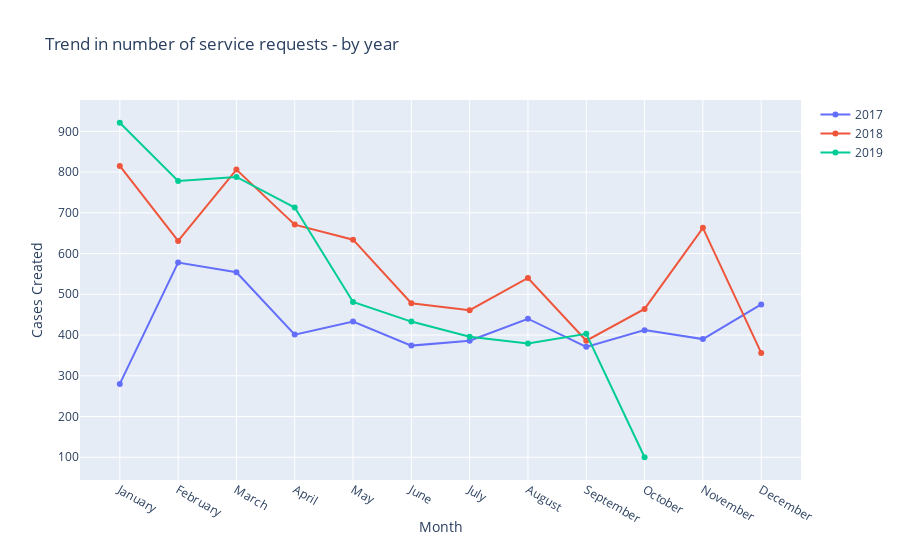

The notebook cell saved with this chart:
### Code cell
# Add data
month = ['January', 'February', 'March', 'April', 'May', 'June', 'July',
         'August', 'September', 'October', 'November', 'December']

#x=df_col_month['month'][2017].index, df_col_month['month'][2018].index


fig = go.Figure()
# Create and style traces
fig.add_trace(go.Scatter(x = month, y=df_col_month['month'][2017].values, name='2017'
                         ))
fig.add_trace(go.Scatter(x=month, y=df_col_month['month'][2018].values, name = '2018'
                         ))
fig.add_trace(go.Scatter(x=month, y=df_col_month['month'][2019].values, name='2019'))
       


# Edit the layout
fig.update_layout(title='Trend in number of service requests - by year',
                   xaxis_title='Month',
                   yaxis_title='Cases Created ')

# Change the bar mode
fig.update_layout(barmode='stack')
#fig.update_xaxes(categoryorder='total descending')
fig.write_html('TypeOfRequest_Yearly.html', auto_open=True)
fig.show()

### Figure 1 — Plotly figure (JSON) as saved in the notebook; plotly's stock layout.template omitted (floating-point values rounded to 4 significant figures)
{"data": [{"name": "2017", "type": "scatter", "x": ["January", "February", "March", "April", "May", "June", "July", "August", "September", "October", "November", "December"], "y": [280, 578, 554, 401, 433, 374, 386, 440, 371, 412, 390, 475]}, {"name": "2018", "type": "scatter", "x": ["January", "February", "March", "April", "May", "June", "July", "August", "September", "October", "November", "December"], "y": [815, 631, 806, 671, 634, 478, 461, 540, 386, 464, 663, 356]}, {"name": "2019", "type": "scatter", "x": ["January", "February", "March", "April", "May", "June", "July", "August", "September", "October", "November", "December"], "y": [921, 778, 788, 713, 481, 433, 396, 379, 403, 100]}], "layout": {"barmode": "stack", "title": {"text": "Trend in number of service requests - by year"}, "xaxis": {"title": {"text": "Month"}}, "yaxis": {"title": {"text": "Cases Created "}}}}
